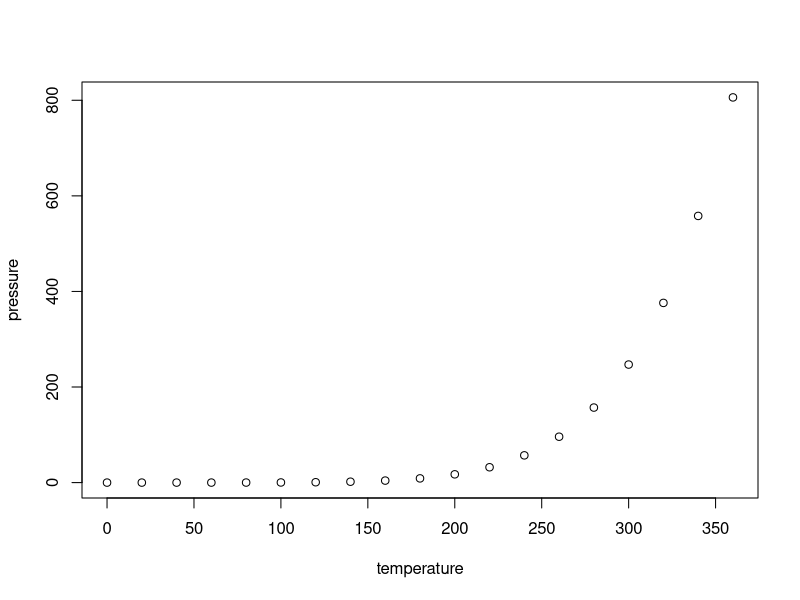
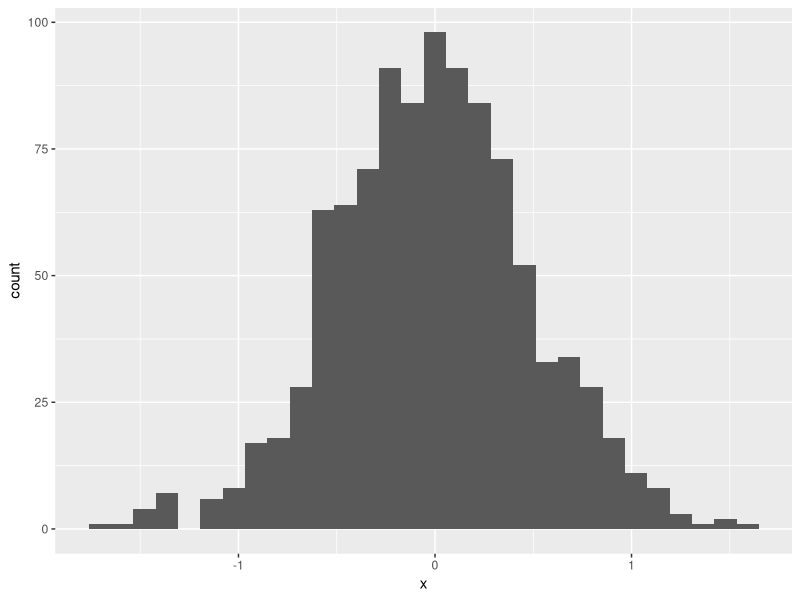
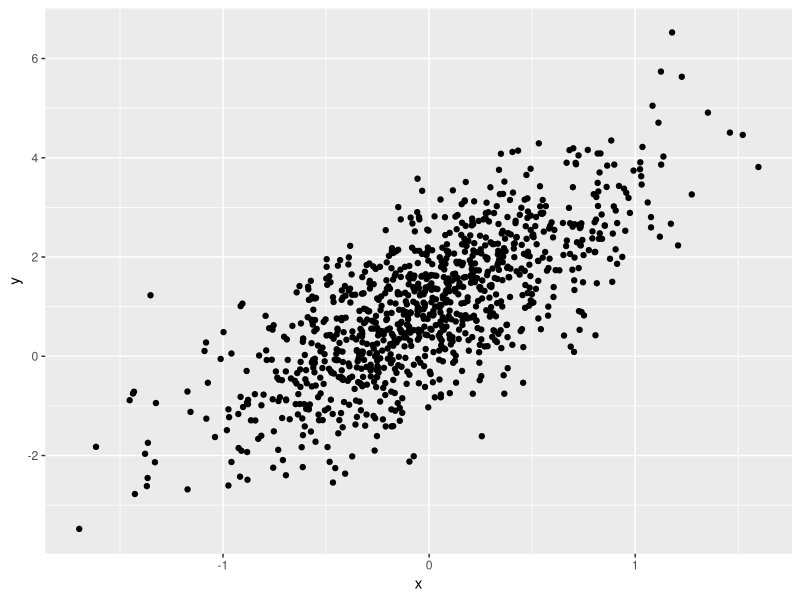

These figures' R source, in order:
## ---- chunk 1
knitr::opts_chunk$set(echo = TRUE)
## ---- chunk 2
summary(cars)
## ---- chunk 3
plot(pressure)
## ---- chunk 4
samp = rnorm(100)
length(samp)
## ---- chunk 5
library(tidyverse)
## ---- chunk 6
set.seed(1234)

plot_df = tibble(
  x = rnorm(1000, sd = .5),
  y = 1 + 2 * x + rnorm(1000)
)
## ---- chunk 7
ggplot(plot_df, aes(x = x)) + geom_histogram()
## ---- chunk 8
ggplot(plot_df, aes(x = x, y = y)) + geom_point()
